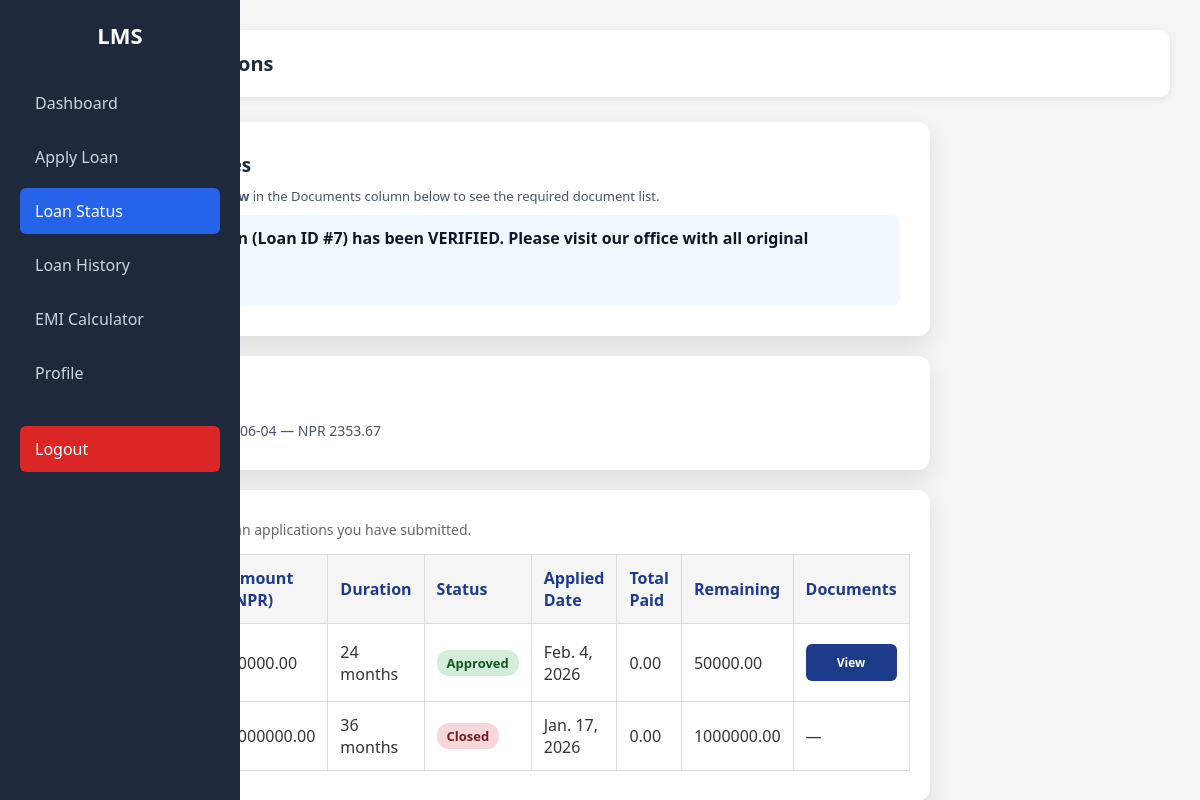
Page /loan-status/ (signed in) on the committed database.
### core/models.py (models this page shows, shortened)
class EMI(models.Model):
    loan = models.ForeignKey(Loan, on_delete=models.CASCADE)
    due_date = models.DateField()
    amount = models.DecimalField(max_digits=10, decimal_places=2)
    is_paid = models.BooleanField(default=False)

class Loan(models.Model):
    member = models.ForeignKey(Member, on_delete=models.CASCADE)
    loan_type = models.CharField(max_length=50, blank=True)
    amount = models.DecimalField(max_digits=10, decimal_places=2)
    duration_months = models.IntegerField(default=12)
    interest_rate = models.DecimalField(max_digits=5, decimal_places=2)
    purpose = models.TextField(blank=True)
    issued_date = models.DateField(auto_now_add=True)
    due_date = models.DateField()
    monthly_income = models.DecimalField(max_digits=10, decimal_places=2, null=True, blank=True)
    employment_type = models.CharField(max_length=50, blank=True)
    existing_loans = models.CharField(max_length=10, blank=True)
    repayment_method = models.CharField(max_length=50, blank=True)
    remarks = models.TextField(blank=True)
    personal_reason = models.CharField(max_length=100, blank=True, null=True)
    existing_emi = models.DecimalField(max_digits=10, decimal_places=2, null=True, blank=True)
    property_type = models.CharField(max_length=50, blank=True, null=True)
    property_value = models.DecimalField(max_digits=12, decimal_places=2, null=True, blank=True)
    property_location = models.CharField(max_length=200, blank=True, null=True)
    construction_status = models.CharField(max_length=50, blank=True, null=True)
    property_documents = models.FileField(upload_to='loan_documents/', blank=True, null=True)
    co_applicant_name = models.CharField(max_length=100, blank=True, null=True)
    co_applicant_relation = models.CharField(max_length=50, blank=True, null=True)
    student_name = models.CharField(max_length=100, blank=True, null=True)
    course_name = models.CharField(max_length=200, blank=True, null=True)
    institution_name = models.CharField(max_length=200, blank=True, null=True)
    institution_location = models.CharField(max_length=100, blank=True, null=True)
    course_duration = models.IntegerField(null=True, blank=True)
    admission_letter = models.FileField(upload_to='loan_documents/', blank=True, null=True)
    guardian_name = models.CharField(max_length=100, blank=True, null=True)
    guardian_income = models.DecimalField(max_digits=10, decimal_places=2, null=True, blank=True)
    business_name = models.CharField(max_length=200, blank=True, null=True)
    business_type = models.CharField(max_length=100, blank=True, null=True)
    business_registration = models.CharField(max_length=100, blank=True, null=True)
    business_age = models.IntegerField(null=True, blank=True)
    annual_turnover = models.DecimalField(max_digits=12, decimal_places=2, null=True, blank=True)
    business_plan = models.FileField(upload_to='loan_documents/', blank=True, null=True)
    business_address = models.TextField(blank=True, null=True)
    farm_size = models.DecimalField(max_digits=8, decimal_places=2, null=True, blank=True)
    farming_type = models.CharField(max_length=100, blank=True, null=True)
    land_ownership = models.CharField(max_length=50, blank=True, null=True)
    crop_type = models.CharField(max_length=200, blank=True, null=True)
    land_documents = models.FileField(upload_to='loan_documents/', blank=True, null=True)
    irrigation_facility = models.CharField(max_length=20, blank=True, null=True)
    farming_experience = models.IntegerField(null=True, blank=True)
    status = models.CharField(
        max_length=20,
        choices=[
            ('pending', 'Pending'),
            ('approved', 'Approved'),
            ('closed', 'Closed'),
        ],
        default='pending'
    )

### core/views.py (the view)
# urls.py: path('loan-status/', views.loan_status, name='loan_status'),
@login_required
def loan_status(request):
    member = get_object_or_404(Member, user=request.user)
    loans = Loan.objects.filter(member=member).order_by('-issued_date')
    documents_by_type = {
        'Personal Loan': [
            'Citizenship certificate (original)',
            'Recent passport-size photos (2)',
            'Income proof (salary slip or bank statement, last 3–6 months)',
            'Address proof (utility bill or ward recommendation)',
        ],
        'Home Loan': [
            'Citizenship certificate (original)',
            'Recent passport-size photos (2)',
            'Land ownership certificate (lalpurja) — original',
            'Land tax clearance (Malpot) — latest',
            'Building permit/blueprint (if applicable)',
            'Income proof (salary slip or bank statement, last 6 months)',
        ],
        'Education Loan': [
            'Citizenship certificate (borrower/guardian)',
            'Recent passport-size photos (2)',
            'Admission letter/offer letter (original)',
            'Fee structure from institution',
            'Academic certificates/mark sheets',
            'Income proof of guardian (salary slip or bank statement)',
        ],
        'Business Loan': [
            'Citizenship certificate (original)',
            'Recent passport-size photos (2)',
            'Business registration certificate',
            'PAN/VAT certificate (if applicable)',
            'Business plan / proposal',
            'Bank statements (last 6 months)',
        ],
        'Agriculture Loan': [
            'Citizenship certificate (original)',
            'Recent passport-size photos (2)',
            'Land ownership certificate (lalpurja) — original',
            'Ward recommendation for farming',
            'Agriculture plan / estimate',
            'Bank statements (last 6 months)',
        ],
    }
    for loan in loans:
        total = loan.payment_set.aggregate(total_paid=Sum('amount_paid'))['total_paid'] or 0
        loan.total_paid = total
        loan.remaining = loan.amount - total
        if loan.status == 'approved':
            generate_emis_for_loan(loan)
        loan_type = (loan.loan_type or '').strip()
        loan.required_documents = documents_by_type.get(loan_type) or [
            'Citizenship certificate (original)',
            'Recent passport-size photos (2)',
            'Income proof (salary slip or bank statement, last 3–6 months)',
            'Address proof (utility bill or ward recommendation)',
        ]
    context = {
        'loans': loans,
        'notifications': Notification.objects.filter(user=request.user).order_by('-created_at'),
        'next_emi': EMI.objects.filter(
            loan__member=member,
            is_paid=False,
            due_date__gte=date.today()
        ).order_by('due_date').first(),
        'verification_updates': (
            [{
                'message': (
                    (note.message.split('\\n')[0].splitlines()[0] if note.message else '')
                ),
                'created_at': note.created_at,
            }
            for note in Notification.objects.filter(user=request.user).order_by('-created_at')
            if note.message and 'VERIFIED' in note.message][:1]
        ),
    }
    return render(request, 'core/loan_status.html', context)

### core/views.py (called while the page is built, shortened)
def generate_emis_for_loan(loan):
    if EMI.objects.filter(loan=loan).exists():
        return  # avoid duplicate EMIs

### core/templates/core/loan_status.html (shortened to what this page needs)
{% load static %}
<link rel="stylesheet" href="{% static 'core/userdash.css' %}">
<!DOCTYPE html>
<html>
<head>
</head>
<body>
<div class="sidebar">
  <h2>LMS</h2>
  <a href="{% url 'user_dashboard' %}">Dashboard</a>
  <a href="{% url 'apply_loan' %}">Apply Loan</a>
  <a class="active" href="{% url 'loan_status' %}">Loan Status</a>
  <a href="{% url 'loan_history' %}">Loan History</a>
  <a href="{% url 'emi_calculator' %}">EMI Calculator</a>
  <a href="{% url 'profile' %}">Profile</a>
  <a href="{% url 'logout' %}" class="logout-btn">Logout</a>
</div>
<div class="main">
  <div class="topbar">
    <h2>My Loan Applications</h2>
  </div>
  {% if verification_updates %}
  <section class="section" style="margin-bottom: 20px;">
    <h3>Verification Updates</h3>
    <p style="margin: 0 0 10px 0; color: #475569; font-size: 13px;">
      Your loan is verified. Click <strong>View</strong> in the Documents column below to see the required document list.
    </p>
    <ul style="list-style: none; padding: 0; margin: 0; display: grid; gap: 10px;">
      {% for note in verification_updates %}
        <li style="background: #f0f9ff; border-left: 4px solid #0284c7; padding: 12px 14px; border-radius: 8px;">
          <div style="font-weight: 600; color: #0f172a;">{{ note.message }}</div>
          <div style="font-size: 12px; color: #64748b; margin-top: 6px;">
          </div>
        </li>
      {% endfor %}
    </ul>
  </section>
  {% endif %}
  {% if next_emi %}
  <section class="section" style="margin-bottom: 20px;">
    <h3>Next EMI Due</h3>
    <p style="color:#475569; font-size:14px; margin:0;">
      Due on {{ next_emi.due_date|date:"Y-m-d" }} —
      NPR {{ next_emi.amount|floatformat:2 }}
    </p>
  </section>
  {% endif %}
  <section class="section">
    <p style="color:#666; font-size:14px;">
      Below is the status of all loan applications you have submitted.
    </p>
    <table class="loan-table">
      <thead>
        <tr>
          <th>Loan ID</th>
          <th>Loan Type</th>
          <th>Amount (NPR)</th>
          <th>Duration</th>
          <th>Status</th>
          <th>Applied Date</th>
          <th>Total Paid</th>
          <th>Remaining</th>
          <th>Documents</th>
        </tr>
      </thead>
      <tbody>
        {% if loans %}
          {% for loan in loans %}
            <tr>
              <td>#LN{{ loan.id }}</td>
              <td>{{ loan.loan_type }}</td>
              <td>{{ loan.amount|floatformat:2 }}</td>
              <td>{{ loan.duration_months }} months</td>
              <td>
                <span class="status {{ loan.status|lower }}">
                  {{ loan.status|capfirst }}
                </span>
              </td>
              <td>{{ loan.issued_date }}</td>
              <td>{{ loan.total_paid|floatformat:2 }}</td>
              <td>{{ loan.remaining|floatformat:2 }}</td>
              <td>
                {% if loan.status == 'approved' %}
                  <button class="doc-toggle" type="button" data-target="docs-{{ loan.id }}">View</button>
                {% else %}
                  —
                {% endif %}
              </td>
            </tr>
          {% endfor %}
        {% else %}
          <tr>
            <td colspan="9" style="text-align:center;">No loans applied yet.</td>
          </tr>
        {% endif %}
      </tbody>
    </table>
  </section>
</div>
</body>
</html>

### core/static/core/userdash.css (style rules this page uses)
* { margin: 0; padding: 0; box-sizing: border-box; font-family: "Segoe UI", Tahoma, Geneva, Verdana, sans-serif; }
body { display: flex; min-height: 100vh; background: #f4f6f9; color: #333; }
.sidebar { width: 240px; background: #1e293b; color: #fff; padding: 20px; position: fixed; height: 100vh; }
.sidebar h2 { text-align: center; margin-bottom: 30px; font-size: 22px; }
.sidebar a { display: block; padding: 12px 15px; color: #cbd5e1; text-decoration: none; border-radius: 6px; margin-bottom: 8px; transition: 0.3s; }
.sidebar a:hover, .sidebar a.active { background: #2563eb; color: #fff; }
.logout-btn { margin-top: 30px; background: #dc2626; color: white !important; }
.main { margin-left: 240px; padding: 30px; flex: 1; }
.topbar { background: white; padding: 15px 20px; margin-bottom: 20px; border-radius: 10px; box-shadow: 0px 2px 5px rgba(0,0,0,0.1); }
.topbar h2 { font-size: 20px; font-weight: 600; }
.section { background: white; max-width: 900px; padding: 30px; margin-bottom: 30px; border-radius: 12px; box-shadow: 0 10px 25px rgba(0, 0, 0, 0.1); }
.section h3 { margin-bottom: 15px; color: #1e3a8a; }
.section form input, .section form button, .section input, .section button { width: 100%; padding: 10px; margin: 8px 0; border-radius: 6px; border: 1px solid #ccc; }
.section button { background: #1e3a8a; color: white; font-weight: bold; cursor: pointer; border: none; }
table { width: 100%; border-collapse: collapse; }
table th, table td { padding: 12px; border: 1px solid #ddd; text-align: center; }
table th { background: #f1f5f9; color: #1e3a8a; }

### core/templates/core/loan_status.html (style rules this page uses)
body { margin: 0; padding: 0; font-family: Arial, sans-serif; background-color: #f5f5f5; }
.loan-table { width: 100%; border-collapse: collapse; margin-top: 15px; }
.loan-table th, .loan-table td { padding: 12px; border-bottom: 1px solid #ddd; text-align: left; }
.loan-table th { background-color: #f5f5f5; }
.status { padding: 4px 10px; border-radius: 12px; font-size: 13px; font-weight: bold; }
.status.approved { background-color: #d4edda; color: #155724; }
.status.closed { background-color: #f8d7da; color: #721c24; }
.main { margin-left: 0px; padding: 30px; min-height: 100vh; }
.topbar { background: white; padding: 20px 30px; border-radius: 10px; margin-bottom: 25px; box-shadow: 0 2px 8px rgba(0, 0, 0, 0.08); }
.topbar h2 { margin: 0; color: #1e293b; }
.section { background: #ffffff; padding: 30px; border-radius: 12px; box-shadow: 0 10px 25px rgba(0, 0, 0, 0.1); }
.section h3 { margin-bottom: 10px; color: #1e293b; }
.doc-toggle { background: #2563eb; color: #ffffff; border: none; padding: 6px 10px; border-radius: 6px; font-size: 12px; cursor: pointer; }

### rows in the picture
EMI: due_date "2026-06-04", amount "2353.67"
Loan: amount "50000.00", duration_months "24", status "Approved", issued_date "Feb. 4, 2026", total_paid "0.00", remaining "50000.00"
Loan: amount "1000000.00", duration_months "36", status "Closed", issued_date "Jan. 17, 2026", total_paid "0.00", remaining "1000000.00"
